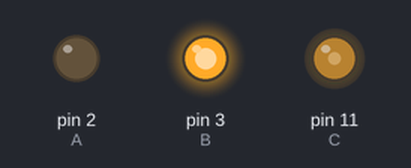
Recording of a sketch running on a simulated Arduino Uno, built with avr-gcc and run on an emulated ATmega328P. Shown: output pins drawn as LEDs (lit = HIGH).

Above: at 0.1 s.
Timing chart, 0 to 1.6 s (numbered marks = the images above):
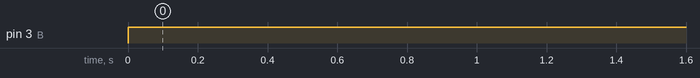

The sketch:

step1-1-1-rc-motor1-front.ino
```cpp
int A =2;
int B =3;
int C=11;

 void setup(){
  pinMode(A, OUTPUT);
  pinMode(B, OUTPUT);
  pinMode(C, OUTPUT);
  analogWrite(C, 100);//모터속도를 정해준다.
 }
void loop(){
  digitalWrite(A, LOW);
  digitalWrite(B, HIGH);
  delay(1000);
}
```

Measured:
- by itself, pin 3 (B): LOW → HIGH at 0.00 s
